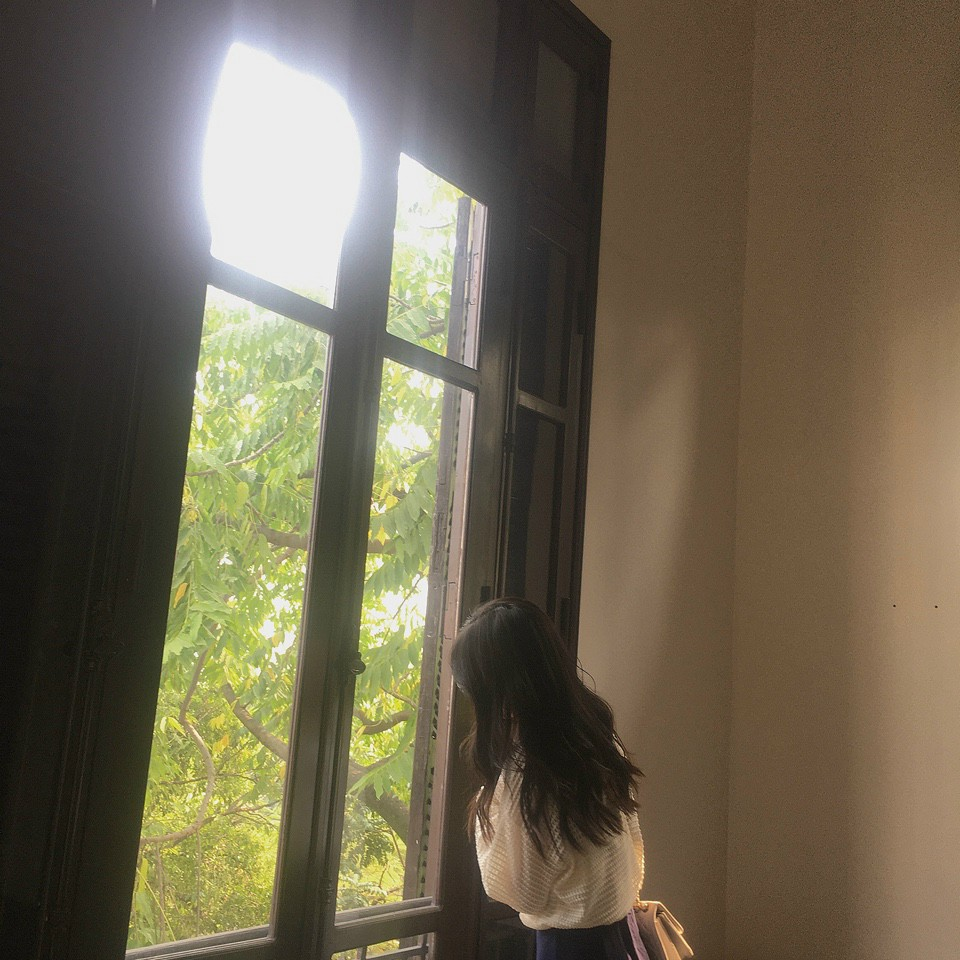
#> input picture image/n.jpg, 960 x 960 px
$ python AndOr.py
#> lines starting #> are read from the running program, lines starting #| are printed output that depends on the picture; after the words box and inside, x2 and y2 are one past the last pixel; in counts of white or black regions, pixels touching at a corner belong together
import cv2
import numpy

# draw a rectangle
rectangle = numpy.zeros((300, 300), dtype="uint8")
cv2.rectangle(rectangle, (25, 25), (275, 275), 255, -1)
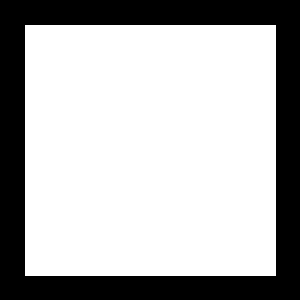
#> rectangle: shape (300, 300); 70% white; 1 black region, box (x1, y1, x2, y2) and area: (0, 0, 300, 300) 26999
# cv2.imshow("Rectangle", rectangle)
print(rectangle.shape)
#| (300, 300)

# draw a circle
circle = numpy.zeros((300, 300), dtype = "uint8")
cv2.circle(circle, (150, 150), 150, 255, -1)
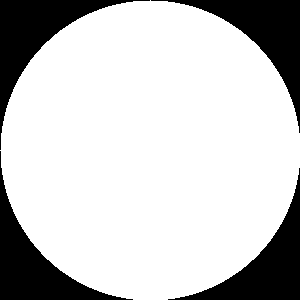
#> circle: shape (300, 300); 78.5% white; 4 black regions, box (x1, y1, x2, y2) and area: (0, 0, 150, 150) 4980, (151, 0, 300, 133) 4830, (0, 151, 133, 300) 4830, (168, 168, 300, 300) 4681
# cv2.imshow("Circle", circle)
print(circle.shape)
#| (300, 300)

bitwiseAnd = cv2.bitwise_and(rectangle, circle)
# cv2.imshow("AND", bitwiseAnd)

bitwiseOr = cv2.bitwise_or(rectangle, circle)
# cv2.imshow("OR", bitwiseOr)

################################################

img1 = cv2.imread("./image/n.jpg",0)
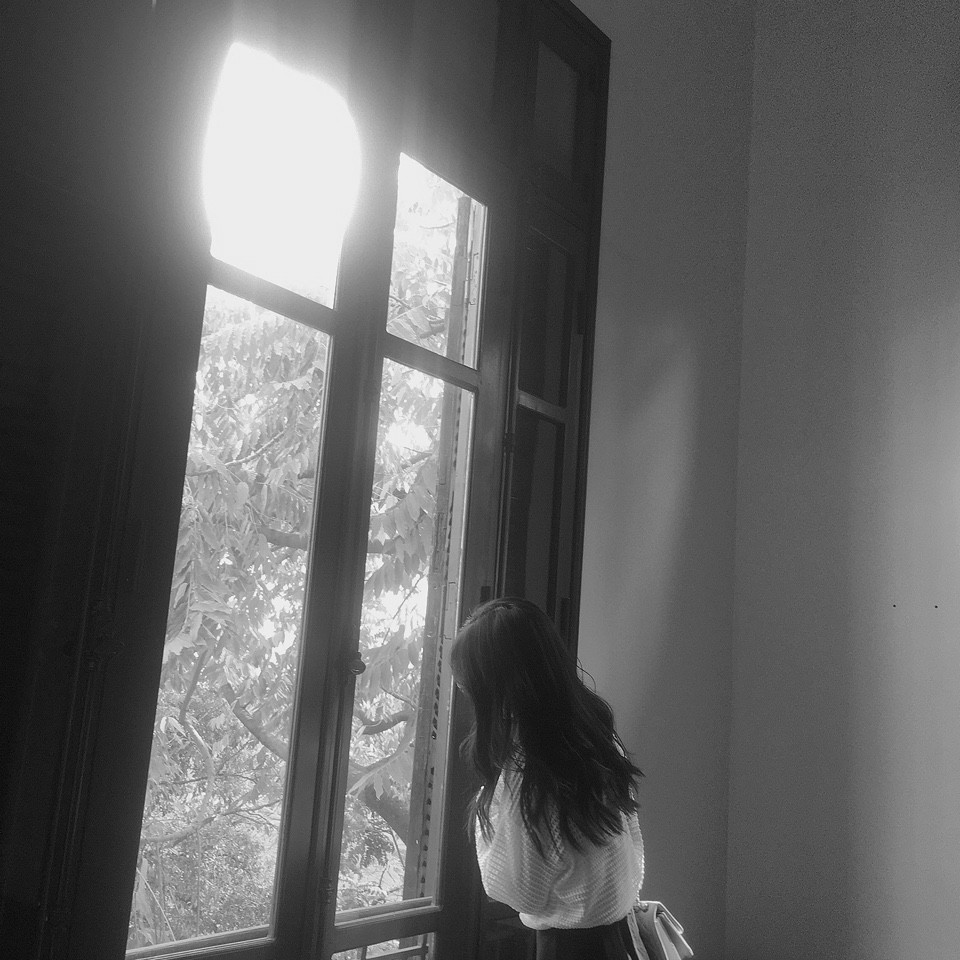
#> img1: shape (960, 960); min 6, max 255, mean 100.7
imgR1 = cv2.rectangle(img1,(100,100),(200,200),255,-1)
# imgR2 = cv2.rectangle(img1,(100,100),(200,200),255,-1)
imgAnd = cv2.bitwise_and(imgR1,img1)
cv2.imshow("AND",imgAnd)

imgOr = cv2.bitwise_or(imgR1,img1)
cv2.imshow("OR",imgOr)
cv2.waitKey(0)

$ run again, with image/a.jpg copied over image/n.jpg
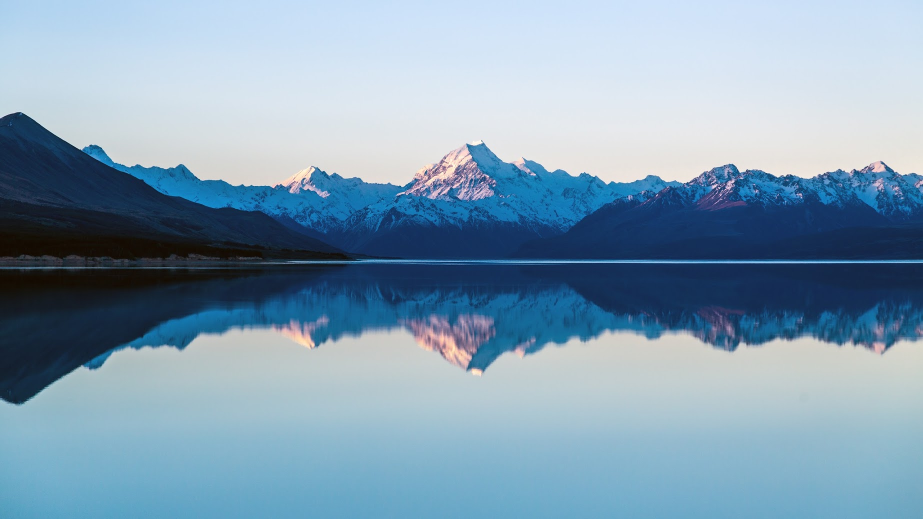
#> input picture image/a.jpg, 1845 x 1038 px (shown at 1/2 size)
#> rectangle: shape (300, 300); 70% white; 1 black region, box (x1, y1, x2, y2) and area: (0, 0, 300, 300) 26999
#| (300, 300)
#> circle: shape (300, 300); 78.5% white; 4 black regions, box (x1, y1, x2, y2) and area: (0, 0, 150, 150) 4980, (151, 0, 300, 133) 4830, (0, 151, 133, 300) 4830, (168, 168, 300, 300) 4681
#| (300, 300)
#> `img1 = cv2.imread("./image/n.jpg",0)`:
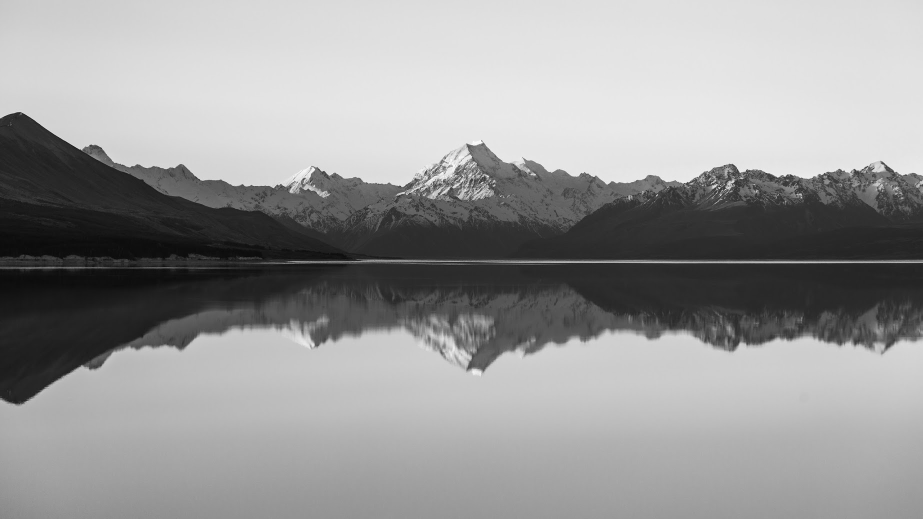
#> img1: shape (1038, 1845) (shown at 1/2 size); min 0, max 255, mean 152.3
